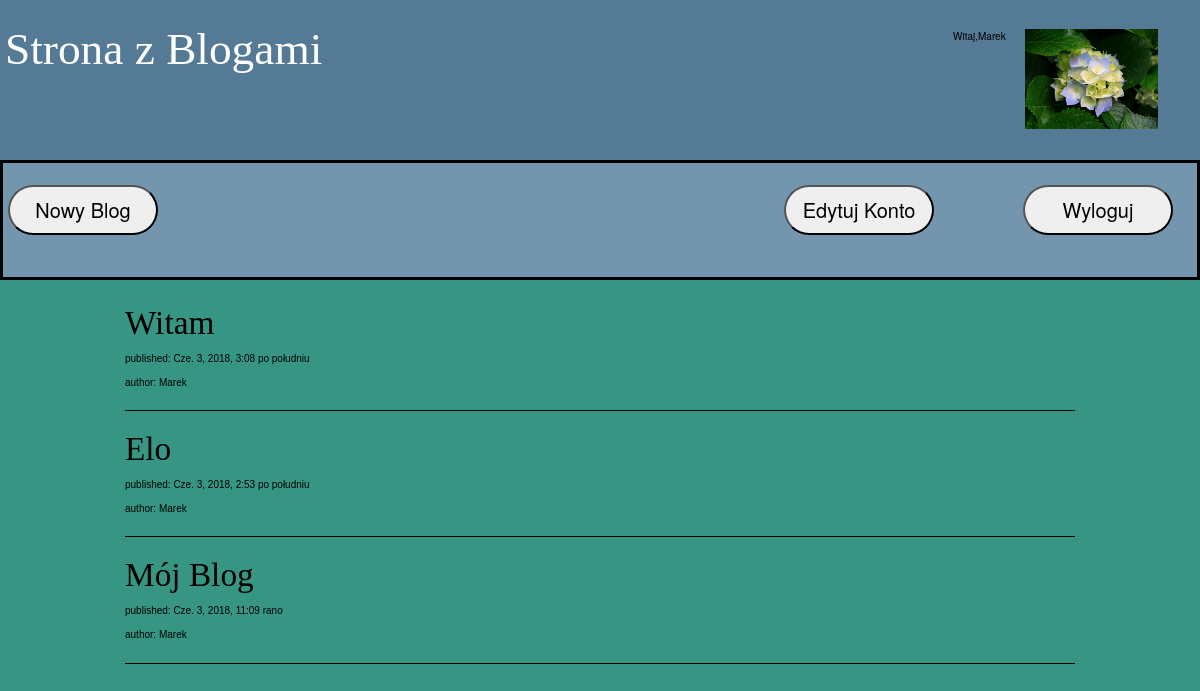
Screenshot of / (signed in) with the database file from the repository.
### account/models.py (models this page shows, shortened)
class Profile(models.Model):
    user = models.OneToOneField(settings.AUTH_USER_MODEL,on_delete=models.CASCADE,primary_key=True)
    email=models.EmailField(default="")
    date_of_birth = models.DateField(blank=True, null=True)
    photo = models.ImageField(upload_to='users/%Y/%m/%d',blank=True)
    biography=models.TextField(help_text="Napisz coś o sobie",blank=True,null=True)

### Blog/models.py (models this page shows, shortened)
class BlogClass(models.Model):
    title = models.CharField(max_length=200)
    author = models.ForeignKey(settings.AUTH_USER_MODEL, on_delete=models.CASCADE, related_name='blogi')
    created_date = models.DateTimeField(default=timezone.now,editable=False)

### Blog/views.py (the view)
# urls.py: url(r'^$', my_views.blogi, name='Blogi'),
def blogi(request):
    blogs = BlogClass.objects.order_by('-created_date')
    profile = Profile.objects.all()
    return render(request, 'Blog/Blogi.html', {'blogs': blogs, 'profile': profile})

### Blog/templates/blog/Blogi.html (shortened to what this page needs)
{% load staticfiles %}
<html>
    <head>
        <link rel="stylesheet" href="//maxcdn.bootstrapcdn.com/bootstrap/3.2.0/css/bootstrap.min.css">
        <link rel="stylesheet" href="//maxcdn.bootstrapcdn.com/bootstrap/3.2.0/css/bootstrap-theme.min.css">
        <link rel="stylesheet" href="{% static 'css/blog.css' %}">
    </head>
    <body>
        <div class="okno_blogi">
            <h1><a href="/">Strona z Blogami</a></h1>
            {% if user.is_authenticated %}
             <div class="uzytkownik">Witaj,{{request.user.username}}</div>
            {% for prof in profile %}
            {% if prof.user == request.user %}
            {% if prof.photo %}
            <div class="wyloguj"><img height="100" src="{{prof.photo.url}}"/> </div>
            {% endif %}
            {% endif %}
            {% endfor %}
            {% endif %}
        </div>
        <div class="menu">
       {% if user.is_authenticated %}
        <div class="wyloguj" onclick="location.href='{% url 'logout' %}'"> <button >Wyloguj</button></div>
        <div class="home" onclick="location.href='{% url 'blog_new' %}'"><button>Nowy Blog</button></div>
        <div class="rejestracja" onclick="location.href='{% url 'edit'%}'" ><button>Edytuj Konto</button></div>
       {%else%}
        <div class="rejestracja" onclick="location.href='{% url 'register' %}'"> <button >Rejestracja</button></div>
        <div class="logowanie" onclick="location.href='{% url 'login' %}'"> <button >Logowanie</button></div>
       {% endif %}
        </div>
        <div class="Posty">
                {% for blog in blogs %}
                <div>
                 <h1><a href="{% url 'post_list' pk=blog.pk%}">{{ blog.title }}</a></h1>
                    <div class="post_data">
                    <p>published: {{ blog.created_date }}</p>
                        <p>author: {{ blog.author }}</p>
                </div>
                    <hr/>
                </div>
                {% endfor %}
        </div>
    </body>
</html>

### Blog/static/css/blog.css (style rules this page uses)
body { color: black; font-size: 10px; background:#379683; }
a { color:black; }
.okno_blogi { position: absolute; bottom: 80%; right: 0%; left: 0%; top: 0%; padding: 5px; background: #557A95; }
.okno_blogi h1 { font-size:34pt; font-family: 'Algerian', cursive; }
.Posty { position: absolute; bottom: 0%; top: 35%; left: 10%; right: 10%; padding: 5px; font-family: 'TimesNewRoman'; overflow:scroll; }
.Posty h1 a { color:black; font-family: 'Lobster', cursive; font-size:25pt; }
.Posty hr { border-color:black; }
.okno_blogi h1 a, .okno_blogi h1 a:visited { color:white; }
.menu { position:absolute; bottom:65%; top:20%; right:0%; left:0%; border-style:solid; border-color:black; background: #7395AE; }
.menu button { width:150px; height:50px; font-size:20px; border-radius:25px; }
.post_data { font-family: 'Arial'; color: black; }
div.home { position:absolute; margin:5px; top:15%; bottom:0%; left:0%; right:80%; }
div.rejestracja { position:absolute; margin:5px; top:15%; bottom:0%; left:65%; right:20%; }
div.wyloguj { position:absolute; margin:5px; top:15%; bottom:0%; left:85%; right:0%; }
.uzytkownik { position:absolute; margin:5px; top:15%; bottom:0%; left:79%; right:20%; }

### rows the page displays
Profile: photo (picture)
BlogClass: title "Witam", created_date "Cze. 3, 2018, 3:08 po południu", author "Marek"
BlogClass: title "Elo", created_date "Cze. 3, 2018, 2:53 po południu", author "Marek"
BlogClass: title "Mój Blog", created_date "Cze. 3, 2018, 11:09 rano", author "Marek"

### other values shown
{{ request.user.username }} "Marek"
